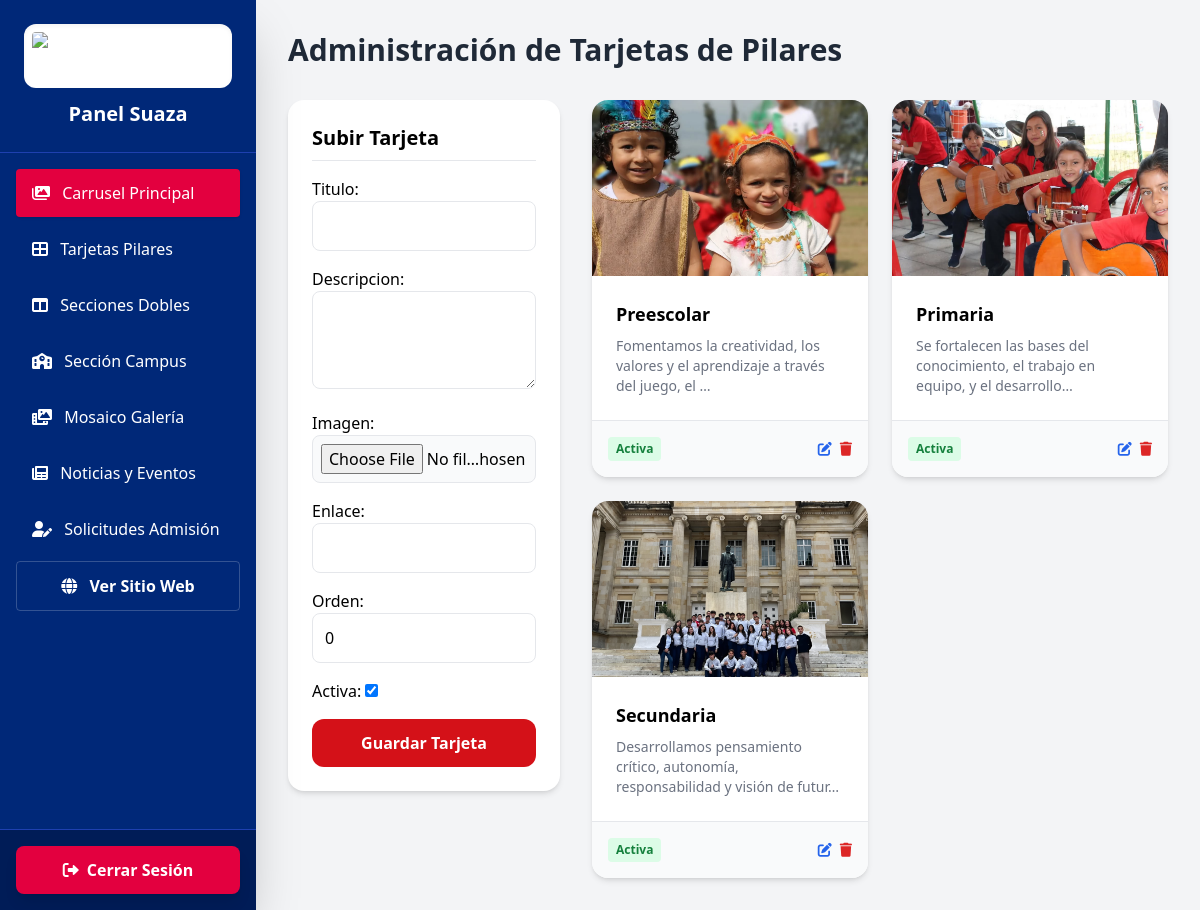
The app's page /dashboard/tarjetas/ (signed in) with its own data.
### app/models.py (models this page shows, shortened)
class TarjetaInformativa(models.Model):
    titulo = models.CharField(max_length=150)
    descripcion = models.TextField()
    imagen = models.ImageField(upload_to='tarjetas/')
    enlace = models.URLField(blank=True, null=True)
    orden = models.PositiveIntegerField(default=0)
    activa = models.BooleanField(default=True)
    class Meta:
        ordering = ['orden', '-id']

### app/views.py (the view)
# urls.py: path('dashboard/tarjetas/', views.dashboard_tarjetas, name='dashboard_tarjetas'),
@login_required
def dashboard_tarjetas(request):
    tarjetas = TarjetaInformativa.objects.all()
    if request.method == 'POST':
        form = TarjetaForm(request.POST, request.FILES)
        if form.is_valid():
            form.save()
            return redirect('dashboard_tarjetas')
    else:
        form = TarjetaForm()
    return render(request, 'portal/dashboard_tarjetas.html', {'tarjetas': tarjetas, 'form': form})

### app/forms.py
class TarjetaForm(forms.ModelForm):
    class Meta:
        model = TarjetaInformativa
        fields = ['titulo', 'descripcion', 'imagen', 'enlace', 'orden', 'activa']
        widgets = {
            'titulo': forms.TextInput(attrs={'class': 'w-full p-3 border rounded-lg'}),
            'descripcion': forms.Textarea(attrs={'class': 'w-full p-3 border rounded-lg', 'rows': 3}),
            'imagen': forms.FileInput(attrs={'class': 'w-full p-2 border rounded-lg bg-gray-50'}),
            'enlace': forms.URLInput(attrs={'class': 'w-full p-3 border rounded-lg'}),
            'orden': forms.NumberInput(attrs={'class': 'w-full p-3 border rounded-lg'}),
        }

### app/templates/portal/dashboard_tarjetas.html (shortened to what this page needs)
<!DOCTYPE html>
<html lang="es">
<head>
    <script src="https://cdn.tailwindcss.com"></script>
    <link rel="stylesheet" href="https://cdnjs.cloudflare.com/ajax/libs/font-awesome/6.0.0/css/all.min.css">
</head>
<body class="bg-gray-100 flex min-h-screen">
<aside id="dash-sidebar" class="w-64 bg-[#002878] text-white flex flex-col shadow-2xl fixed h-full z-40 transform -translate-x-full lg:translate-x-0 transition-transform duration-300">
        <div class="p-6 text-center border-b border-blue-800 relative">
            {% load static %}
            <img src="{% static 'img/logo-suaza.png' %}" class="h-16 mx-auto mb-3 bg-white rounded-xl p-2 shadow-inner">
            <h2 class="text-xl font-bold">Panel Suaza</h2>
        </div>
        <nav class="flex-grow p-4 space-y-2 overflow-y-auto font-medium">
            <a href="{% url 'dashboard_carrusel' %}" class="block py-3 px-4 rounded bg-[#E3003F] shadow"><i class="fas fa-images mr-2"></i> Carrusel Principal</a>
            <a href="{% url 'dashboard_tarjetas' %}" class="block py-3 px-4 rounded hover:bg-[#E3003F] transition"><i class="fas fa-th-large mr-2"></i> Tarjetas Pilares</a>
            <a href="{% url 'dashboard_secciones' %}" class="block py-3 px-4 rounded hover:bg-[#E3003F] transition"><i class="fas fa-columns mr-2"></i> Secciones Dobles</a>
            <a href="{% url 'dashboard_campus' %}" class="block py-3 px-4 rounded hover:bg-[#E3003F] transition"><i class="fas fa-school mr-2"></i> Sección Campus</a>
            <a href="{% url 'dashboard_galeria' %}" class="block py-3 px-4 rounded hover:bg-[#E3003F] transition"><i class="fas fa-photo-video mr-2"></i> Mosaico Galería</a>
            <a href="{% url 'dashboard_noticias' %}" class="block py-3 px-4 rounded hover:bg-[#E3003F] transition"><i class="fas fa-newspaper mr-2"></i> Noticias y Eventos</a>
            <a href="{% url 'dashboard_admisiones' %}" class="block py-3 px-4 rounded hover:bg-[#E3003F] transition"><i class="fas fa-user-edit mr-2"></i> Solicitudes Admisión</a>
            <a href="{% url 'inicio' %}" target="_blank" class="block py-3 px-4 rounded border border-white/20 hover:bg-white/10 transition mt-8 text-center font-bold"><i class="fas fa-globe mr-2"></i> Ver Sitio Web</a>
        </nav>
        <div class="p-4 border-t border-blue-800 bg-[#001c57]">
            <form action="{% url 'logout' %}" method="post">
                <button type="submit" class="w-full bg-[#E3003F] text-white py-3 rounded-lg font-bold hover:bg-red-800 transition shadow-lg flex items-center justify-center">
                    <i class="fas fa-sign-out-alt mr-2"></i> Cerrar Sesión
                </button>
            </form>
        </div>
    </aside>
    <main class="flex-grow p-8 ml-64">
        <h1 class="text-3xl font-bold text-gray-800 mb-8">Administración de Tarjetas de Pilares</h1>
        <div class="grid grid-cols-1 lg:grid-cols-3 gap-8">
            <div class="bg-white p-6 rounded-2xl shadow-md h-fit">
                <h3 class="text-xl font-bold mb-4 border-b pb-2">Subir Tarjeta</h3>
                <form method="POST" enctype="multipart/form-data" class="space-y-4">
                    {{ form.as_p }}
                    <button type="submit" class="w-full bg-[#d41118] text-white font-bold py-3 rounded-xl hover:bg-red-800 transition">Guardar Tarjeta</button>
                </form>
            </div>
            <div class="lg:col-span-2 grid grid-cols-1 md:grid-cols-2 gap-6">
                {% for tarjeta in tarjetas %}
                <div class="bg-white rounded-2xl shadow-md overflow-hidden flex flex-col justify-between">
                    <div class="h-44 bg-gray-200"><img src="{{ tarjeta.imagen.url }}" class="w-full h-full object-cover"></div>
                    <div class="p-6">
                        <h4 class="font-bold text-lg">{{ tarjeta.titulo }}</h4>
                        <p class="text-sm text-gray-500 mt-2">{{ tarjeta.descripcion|truncatechars:80 }}</p>
                    </div>
                    <div class="p-4 bg-gray-50 border-t flex justify-between items-center">
                        <span class="text-xs font-bold px-2 py-1 rounded {% if tarjeta.activa %}bg-green-100 text-green-700{% else %}bg-red-100 text-red-700{% endif %}">{% if tarjeta.activa %}Activa{% else %}Oculta{% endif %}</span>
                        <div class="flex space-x-2">
                            <a href="{% url 'editar_tarjeta' tarjeta.pk %}" class="text-blue-600 hover:text-blue-800 font-bold text-sm"><i class="fas fa-edit"></i></a>
                            <a href="{% url 'eliminar_tarjeta' tarjeta.pk %}" onclick="return confirm('¿Eliminar?');" class="text-red-600 hover:text-red-800 font-bold text-sm"><i class="fas fa-trash"></i></a>
                        </div>
                    </div>
                </div>
                {% endfor %}
            </div>
        </div>
    </main>
</body>
</html>

### records on screen
TarjetaInformativa: imagen (picture), titulo "Preescolar", descripcion "Fomentamos la creatividad, los valores y el aprendizaje a través del juego, el …", activa "Activa"
TarjetaInformativa: imagen (picture), titulo "Primaria", descripcion "Se fortalecen las bases del conocimiento, el trabajo en equipo, y el desarrollo…", activa "Activa"
TarjetaInformativa: imagen (picture), titulo "Secundaria", descripcion "Desarrollamos pensamiento crítico, autonomía, responsabilidad y visión de futur…", activa "Activa"
